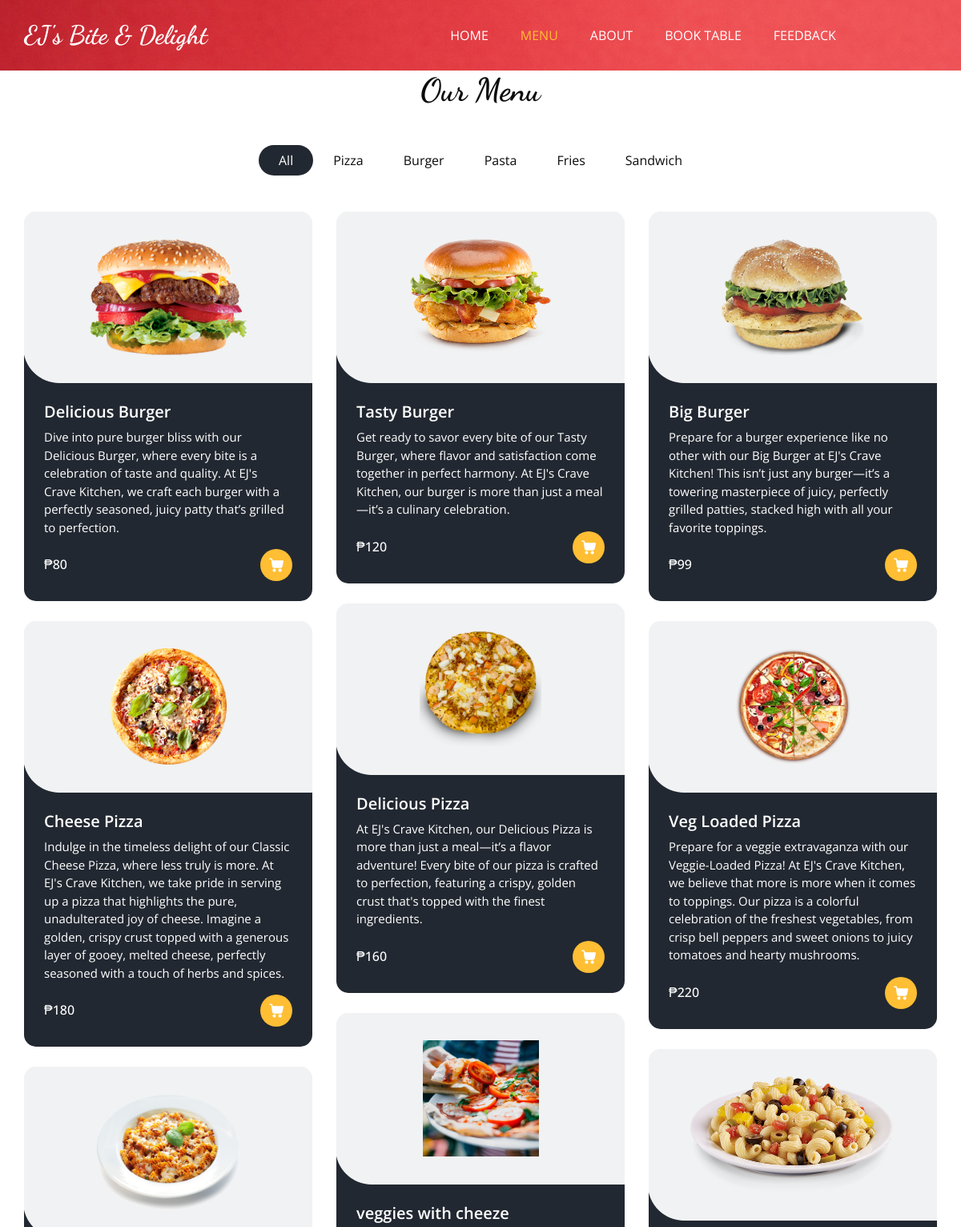
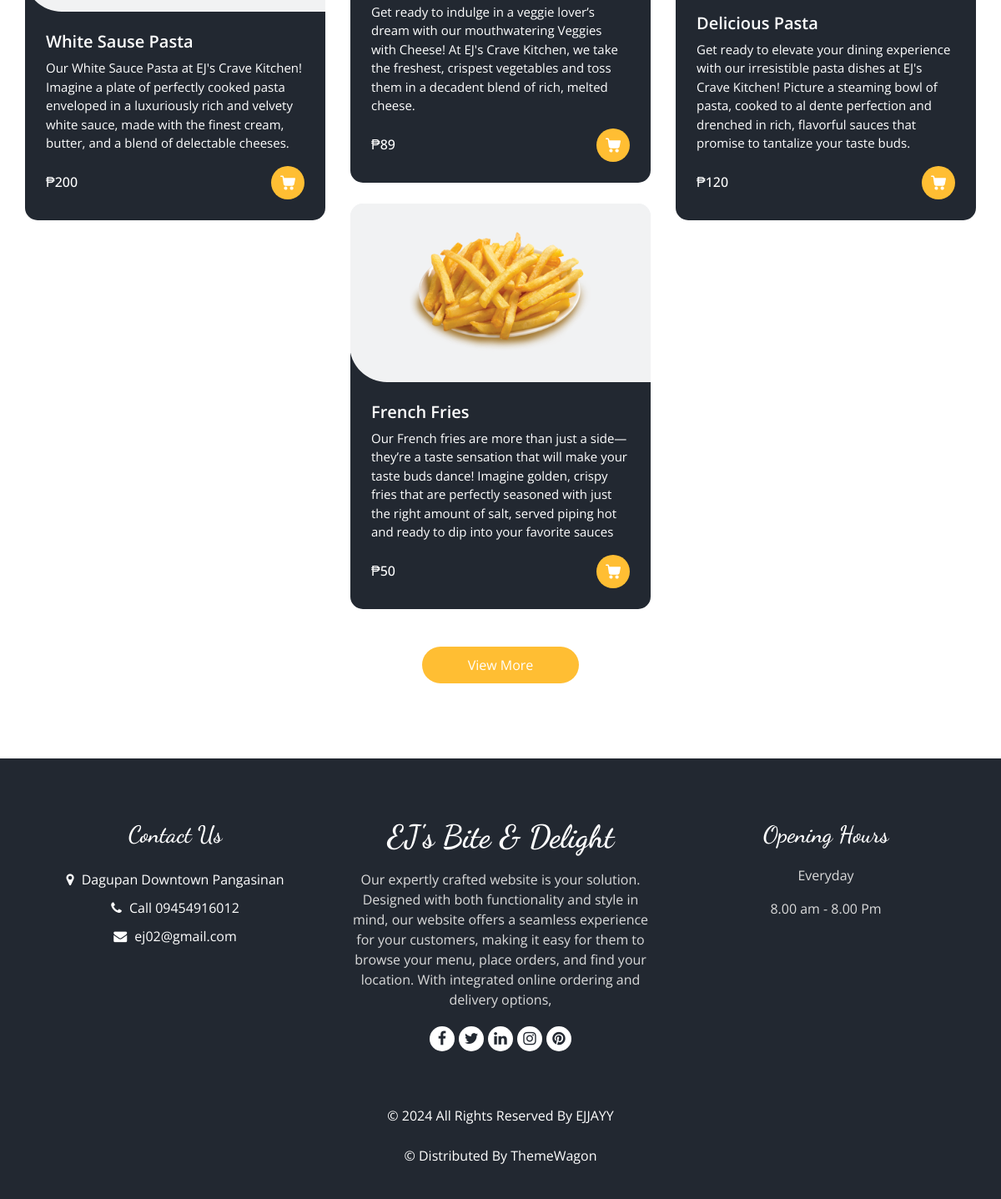
The page /menu on the database its author committed (2 pictures, top to bottom).
### Base_App/models.py (models this page shows, shortened)
class ItemList(models.Model):
    Category_name = models.CharField(max_length=15)
    def __str__(self):
        return self.Category_name

class Items(models.Model):
    Item_name = models.CharField(max_length=40)
    description = models.TextField(blank=False)
    Price = models.IntegerField()
    Category = models.ForeignKey(ItemList, related_name='Name', on_delete=models.CASCADE)
    Image = models.ImageField(upload_to='items/')

### Base_App/views.py (the view)
# urls.py: path('menu', MenuView,name='Menu'),
def MenuView(request):
    items =  Items.objects.all()
    list = ItemList.objects.all()
    return render(request, 'menu.html', {'items': items, 'list': list})

### Template/menu.html (shortened to what this page needs)
{% extends "base.html" %}
{% block class %}class="sub_page"{% endblock class %}
{% block menu_status %}active{% endblock menu_status %}
{% load static %}
{% block main %}
  <section class="food_section layout_padding-bottom">
    <div class="container">
      <div class="heading_container heading_center">
        <h2>
          Our Menu
        </h2>
      </div>
      <ul class="filters_menu">
        <li class="active" data-filter="*">All</li>
        {% for i in list %}
        <li data-filter=".{{i.Category_name}}">{{i.Category_name}}</li>
        {% endfor %}
      </ul>
      <div class="filters-content">
        <div class="row grid">
          {% for j in items %}
          <div class="col-sm-6 col-lg-4 all {{j.Category}}">
            <div class="box">
              <div>
                <div class="img-box">
                  <img src="/media/{{j.Image}} " alt="{{j.Image}}">
                </div>
                <div class="detail-box">
                  <h5>
                    {{j.Item_name}}
                  </h5>
                  <p>
                    {{j.description}}
                  </p>
                  <div class="options">
                    <h6>
                      ₱{{j.Price}}
                    </h6>
                    <a href="">
                    </a>
                  </div>
                </div>
              </div>
            </div>
          </div>
          {% endfor %}
        </div>
      </div>
      <div class="btn-box">
        <a href="">
          View More
        </a>
      </div>
    </div>
  </section>
{% endblock main %}

### Template/base.html (shortened to what this page needs)
<!DOCTYPE html>
<html>
{% load static %}
<head>
  <link rel="stylesheet" type="text/css" href="{% static 'css/bootstrap.css' %}" />
  <link rel="stylesheet" type="text/css" href="https://cdnjs.cloudflare.com/ajax/libs/OwlCarousel2/2.3.4/assets/owl.carousel.min.css" />
  <link rel="stylesheet" href="https://cdnjs.cloudflare.com/ajax/libs/jquery-nice-select/1.1.0/css/nice-select.min.css" />
  <link href="{% static 'css/font-awesome.min.css' %}" rel="stylesheet" />
  <link href="{% static 'css/style.css' %}" rel="stylesheet" />
  <link href="{% static 'css/responsive.css' %}" rel="stylesheet" />
</head>
<body {% block class %}{% endblock class %}>
  <div class="hero_area">
    <div class="bg-box">
      <img src="{% static 'images/ej4.jpg' %}" alt="">
    </div>
    <header class="header_section">
      <div class="container">
        <nav class="navbar navbar-expand-lg custom_nav-container ">
          <a class="navbar-brand" href="{% url "Home" %}">
            <span>
              EJ's Bite & Delight
            </span>
          </a>
          <div class="collapse navbar-collapse" id="navbarSupportedContent">
            <ul class="navbar-nav  mx-auto ">
              <li class="nav-item {% block home_status %}{% endblock home_status %}">
                <a class="nav-link" href="{% url "Home" %}">Home <span class="sr-only">(current)</span></a>
              </li>
              <li class="nav-item {% block menu_status %}{% endblock menu_status %}">
                <a class="nav-link " href="{% url "Menu" %}">Menu</a>
              </li>
              <li class="nav-item {% block about_status %}{% endblock about_status %}">
                <a class="nav-link" href="{% url "About" %}">About</a>
              </li>
              <li class="nav-item {% block table_status %}{% endblock table_status %}">
                <a class="nav-link" href="{% url "Book_Table" %}">Book Table</a>
              </li>
              <li class="nav-item {% block feedback_status %}{% endblock feedback_status %}">
                <a class="nav-link" href="{% url "Feedback_Form" %}">Feedback</a>
              </li>
            </ul>
          </div>
        </nav>
      </div>
    </header>
  </div>
 {% block main %}{% endblock main %}
  <footer class="footer_section">
    <div class="container">
      <div class="row">
        <div class="col-md-4 footer-col">
          <div class="footer_contact">
            <h4>
              Contact Us
            </h4>
            <div class="contact_link_box">
              <a href="">
                <i class="fa fa-map-marker" aria-hidden="true"></i>
                <span>
                  Dagupan Downtown Pangasinan
                </span>
              </a>
              <a href="">
                <i class="fa fa-phone" aria-hidden="true"></i>
                <span>
                  Call 09454916012
                </span>
              </a>
              <a href="">
                <i class="fa fa-envelope" aria-hidden="true"></i>
                <span>
                  ej02@gmail.com
                </span>
              </a>
            </div>
          </div>
        </div>
        <div class="col-md-4 footer-col">
          <div class="footer_detail">
            <a href="" class="footer-logo">
              EJ's Bite & Delight
            </a>
            <p>
              Our expertly crafted website is your solution. Designed with both functionality and style in mind, our website offers a seamless experience for your customers, making it easy for them to browse your menu, place orders, and find your location. With integrated online ordering and delivery options,
            </p>
            <div class="footer_social">
              <a href="">
                <i class="fa fa-facebook" aria-hidden="true"></i>
              </a>
              <a href="">
                <i class="fa fa-twitter" aria-hidden="true"></i>
              </a>
              <a href="">
                <i class="fa fa-linkedin" aria-hidden="true"></i>
              </a>
              <a href="">
                <i class="fa fa-instagram" aria-hidden="true"></i>
              </a>
              <a href="">
                <i class="fa fa-pinterest" aria-hidden="true"></i>
              </a>
            </div>
          </div>
        </div>
        <div class="col-md-4 footer-col">
          <h4>
            Opening Hours
          </h4>
          <p>
            Everyday
          </p>
          <p>
            8.00 am - 8.00 Pm
          </p>
        </div>
      </div>
      <div class="footer-info">
        <p>
          &copy; <span id="displayYear"></span> All Rights Reserved By
          <a href="https://html.design/">EJJAYY</a><br><br>
          &copy;  Distributed By
          <a href="https://themewagon.com/" target="_blank">ThemeWagon</a>
        </p>
      </div>
    </div>
  </footer>
</body>
</html>

### Static/css/responsive.css (style rules this page uses)
@media (min-width: 1200px) { .container { max-width: 1170px; } }

### rows shown on the page
ItemList: Category_name "Pizza"
ItemList: Category_name "Burger"
ItemList: Category_name "Pasta"
ItemList: Category_name "Fries"
ItemList: Category_name "Sandwich"
Items: Image (picture), Item_name "Delicious Burger", description "Dive into pure burger bliss with our Delicious Burger, where every bite is a celebration of taste and quality. At EJ's Crave Kitchen, we craft each burger with a perfectly seasoned, juicy patty that’s grilled to perfection.", Price "80"
Items: Image (picture), Item_name "Tasty Burger", description "Get ready to savor every bite of our Tasty Burger, where flavor and satisfaction come together in perfect harmony. At EJ's Crave Kitchen, our burger is more than just a meal—it’s a culinary celebration.", Price "120"
Items: Image (picture), Item_name "Big Burger", description "Prepare for a burger experience like no other with our Big Burger at EJ's Crave Kitchen! This isn’t just any burger—it’s a towering masterpiece of juicy, perfectly grilled patties, stacked high with all your favorite toppings.", Price "99"
Items: Image (picture), Item_name "Delicious Pizza", description "At EJ's Crave Kitchen, our Delicious Pizza is more than just a meal—it’s a flavor adventure! Every bite of our pizza is crafted to perfection, featuring a crispy, golden crust that's topped with the finest ingredients.", Price "160"
Items: Image (picture), Item_name "Cheese Pizza", description "Indulge in the timeless delight of our Classic Cheese Pizza, where less truly is more. At EJ's Crave Kitchen, we take pride in serving up a pizza that highlights the pure, unadulterated joy of cheese. Imagine a golden, crispy crust topped with a generous layer of gooey, melted cheese, perfectly seasoned with a touch of herbs and spices.", Price "180"
Items: Image (picture), Item_name "Veg Loaded Pizza", description "Prepare for a veggie extravaganza with our Veggie-Loaded Pizza! At EJ's Crave Kitchen, we believe that more is more when it comes to toppings. Our pizza is a colorful celebration of the freshest vegetables, from crisp bell peppers and sweet onions to juicy tomatoes and hearty mushrooms.", Price "220"
Items: Image (picture), Item_name "veggies with cheeze", description "Get ready to indulge in a veggie lover’s dream with our mouthwatering Veggies with Cheese! At EJ's Crave Kitchen, we take the freshest, crispest vegetables and toss them in a decadent blend of rich, melted cheese.", Price "89"
Items: Image (picture), Item_name "Delicious Pasta", description "Get ready to elevate your dining experience with our irresistible pasta dishes at EJ's Crave Kitchen! Picture a steaming bowl of pasta, cooked to al dente perfection and drenched in rich, flavorful sauces that promise to tantalize your taste buds.", Price "120"
Items: Image (picture), Item_name "White Sause Pasta", description "Our White Sauce Pasta at EJ's Crave Kitchen! Imagine a plate of perfectly cooked pasta enveloped in a luxuriously rich and velvety white sauce, made with the finest cream, butter, and a blend of delectable cheeses.", Price "200"
Items: Image (picture), Item_name "French Fries", description "Our French fries are more than just a side—they’re a taste sensation that will make your taste buds dance! Imagine golden, crispy fries that are perfectly seasoned with just the right amount of salt, served piping hot and ready to dip into your favorite sauces", Price "50"
